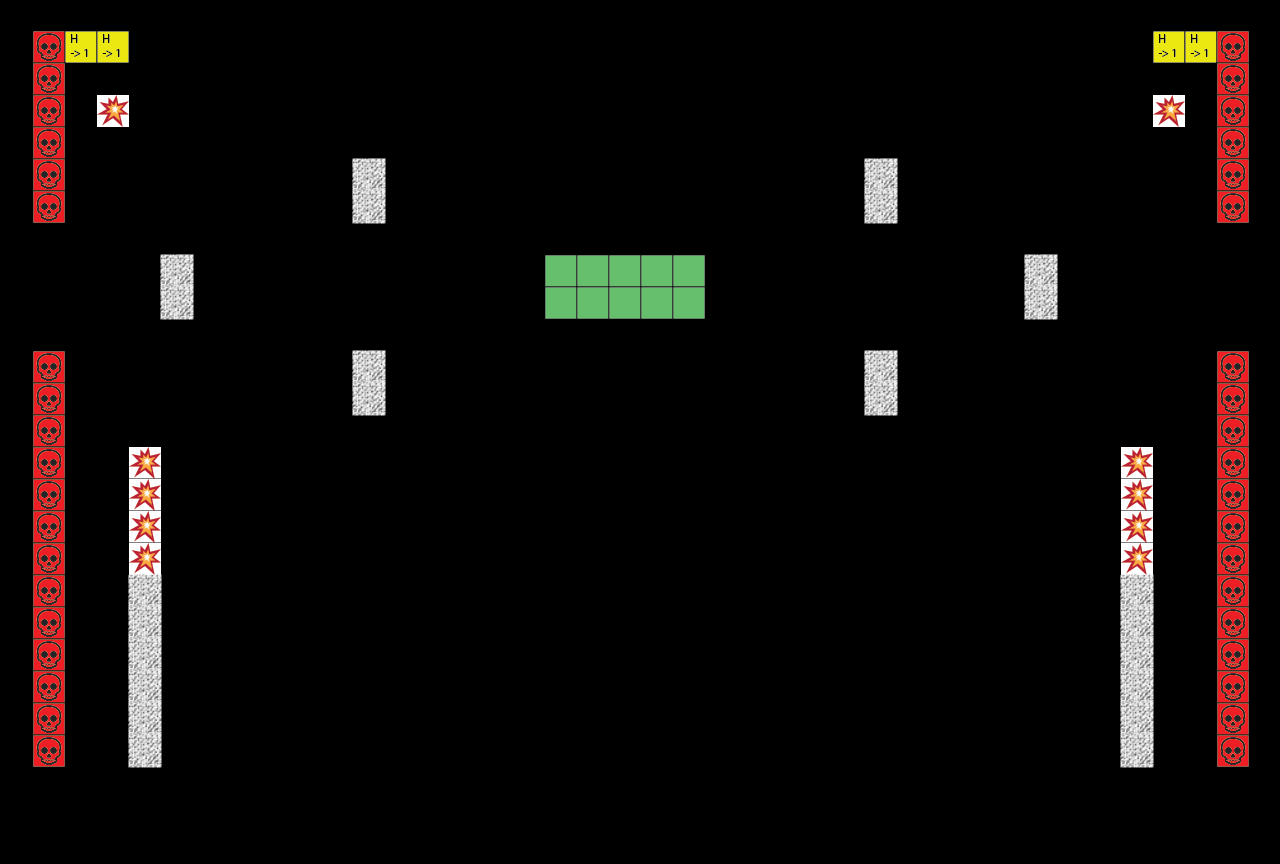

The image is a tile-based game level rendered from a .tmx file. Its description and source (layers, tilesets, objects; grid data summarised) follow:
An orthogonal 40x27 tile map with 32x32 px tiles, 2 tile layers (walls, blocks).

<map version="1.2" tiledversion="1.2.4" orientation="orthogonal" renderorder="left-up" width="40" height="27" tilewidth="32" tileheight="32" infinite="0" nextlayerid="3" nextobjectid="1">
 <properties>
  <property name="LevelType" value="Dangerous" />
 </properties>
 <tileset firstgid="1" source="blockTileSet.tsx" />
 <layer id="2" name="walls" width="40" height="27" locked="1" opacity="0">
  <data>[1080 cells, 92 non-empty, 1 distinct tile ids]</data>
 </layer>
 <layer id="1" name="blocks" width="40" height="27">
  <data>[1080 cells, 86 non-empty, 5 distinct tile ids]</data>
 </layer>
</map>